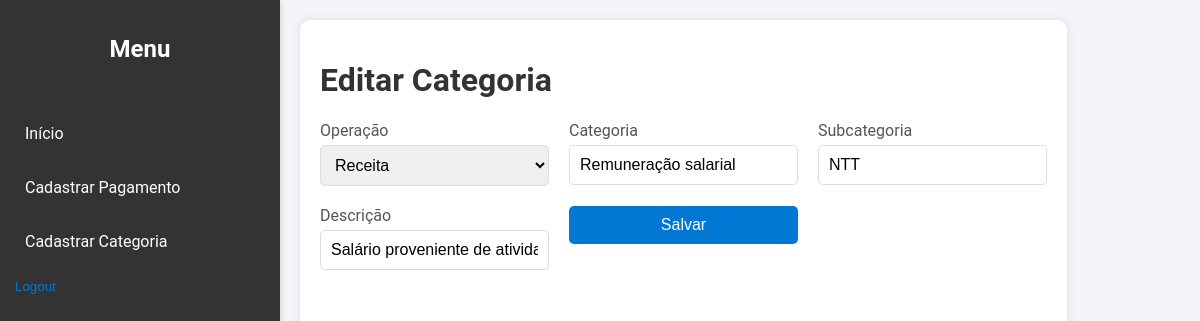
The app's page /editar_categoria/1 (signed in), older data.
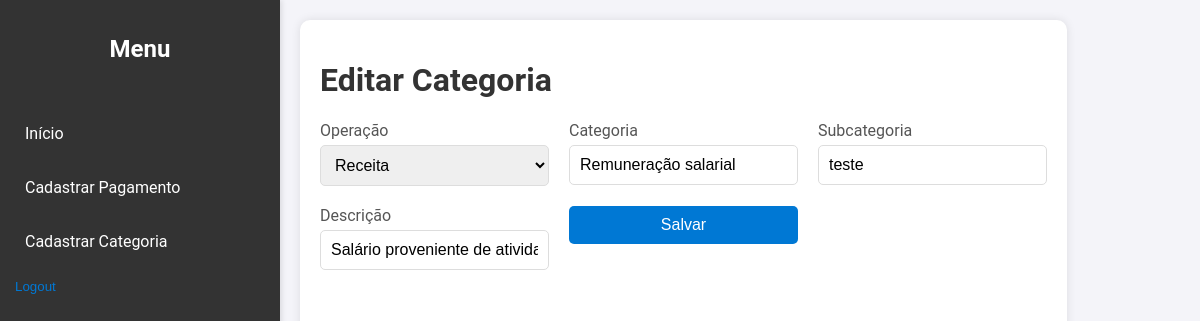
The same page, newer data.
### tables this page shows
CREATE TABLE categorias (
            id INTEGER PRIMARY KEY AUTOINCREMENT,
            operacao TEXT NOT NULL,
            categoria TEXT NOT NULL,
            subcategoria TEXT NOT NULL,
            descricao TEXT NOT NULL
        );

### routes/categoria.py (the view, shortened to what this page needs)
@categoria_bp.route('/editar_categoria/<int:id>', methods=['GET', 'POST'])
def editar_categoria(id):
    if 'user_id' not in session:
        return redirect(url_for('auth.login'))
    conn = sqlite3.connect('./contas_a_pagar/cnt_a_pg.db')
    cursor = conn.cursor()
    cursor.execute('SELECT operacao, categoria, subcategoria, descricao FROM categorias WHERE id = ?', (id,))
    categoria = cursor.fetchone()
    conn.close()
    return render_template('editar_categoria.html', categoria=categoria, id=id)

### templates/editar_categoria.html (shortened to what this page needs)
<!DOCTYPE html>
<html lang="en">
<head>
    <link rel="stylesheet" href="{{ url_for('static', filename='styles_system.css') }}">
    <link rel="stylesheet" href="{{ url_for('static', filename='styles_categoria.css') }}">
</head>
<body>
    <div class="sidebar">
        <h2>Menu</h2>
        <ul>
            <li><a href="{{ url_for('auth.home') }}">Início</a></li>
            <li><a href="{{ url_for('pagamento.cadastrar_pagamento') }}">Cadastrar Pagamento</a></li>
            <li><a href="{{ url_for('categoria.cadastrar_categoria') }}">Cadastrar Categoria</a></li>
            <li>
                <form action="{{ url_for('auth.logout') }}" method="post" style="display: inline;">
                    <input type="submit" value="Logout" style="background: none; border: none; color: #0078d4; cursor: pointer; text-align: left; padding: 0;">
                </form>
            </li>
        </ul>
    </div>
    <div class="content">
        <h1>Editar Categoria</h1>
        <form id="editarCategoriaForm" action="{{ url_for('categoria.editar_categoria', id=id) }}" method="post" class="form-grid">
            <div class="form-group">
                <label for="operacao">Operação</label>
                <select id="operacao" name="operacao" required>
                    <option value="receita" {% if categoria[0] == 'receita' %}selected{% endif %}>Receita</option>
                </select>
            </div>
            <div class="form-group">
                <label for="categoria">Categoria</label>
                <input type="text" id="categoria" name="categoria" value="{{ categoria[1] }}" required>
            </div>
            <div class="form-group">
                <label for="subcategoria">Subcategoria</label>
                <input type="text" id="subcategoria" name="subcategoria" value="{{ categoria[2] }}" required>
            </div>
            <div class="form-group">
                <label for="descricao">Descrição</label>
                <input type="text" id="descricao" name="descricao" value="{{ categoria[3] }}" required>
            </div>
            <div class="form-group">
                <input type="submit" value="Salvar">
            </div>
        </form>
    </div>
</body>
</html>

Row changes from the older to the newer data that the page shows:
changed categorias "Receita": subcategoria "NTT" → "teste"
